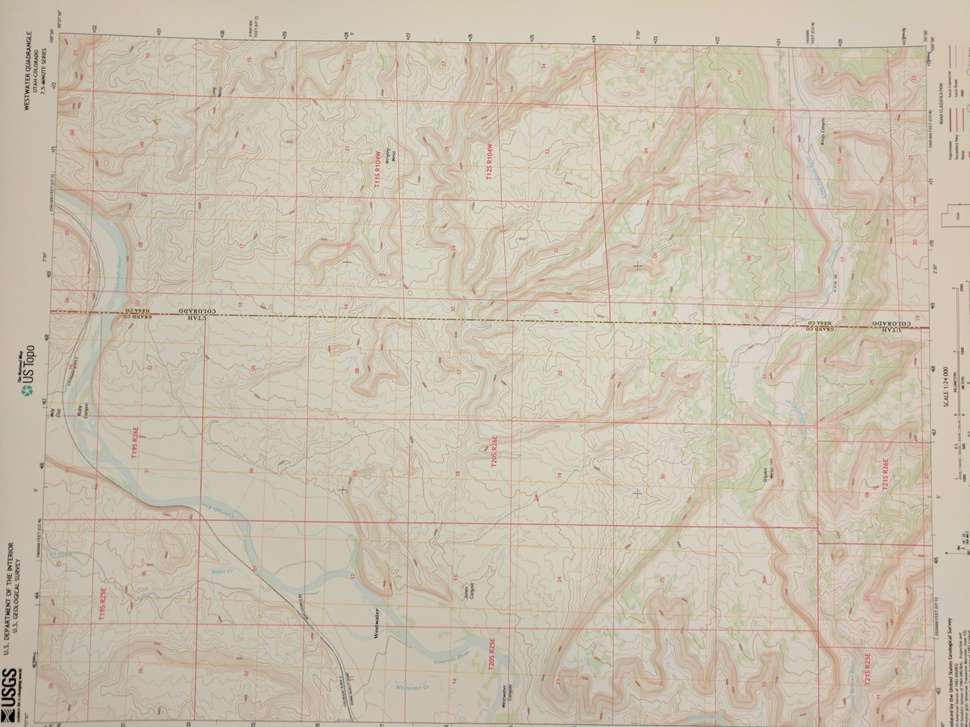
#> input picture WestwaterQuadrangle3.jpg, 970 x 727 px, shrunk from 4048 x 3036 before the run
$ python ImageProcess.py
#> lines starting #> are read from the running program, lines starting #| are printed output that depends on the picture
from PIL import Image
from PIL import ImageEnhance
from PIL import ImageFilter
import numpy
import math


print("Welcome to the TOPO Image processor")
print("Please type the file name of the TOPO image you would like to open")

inFileName = input()
#> the answer given: WestwaterQuadrangle3.jpg

print("\nOpening ", inFileName, " ...")

img = Image.open(inFileName).convert('L')
print(inFileName , " succesfully opened!")

print("\nNow converting image to greyscale")
#img.convert('L')
img.show()


pause = input("Press enter to enhance edges")

print("\nNow enhancing edges in TOPO image")
EdgeEnhancedImg = img.filter(ImageFilter.EDGE_ENHANCE_MORE)
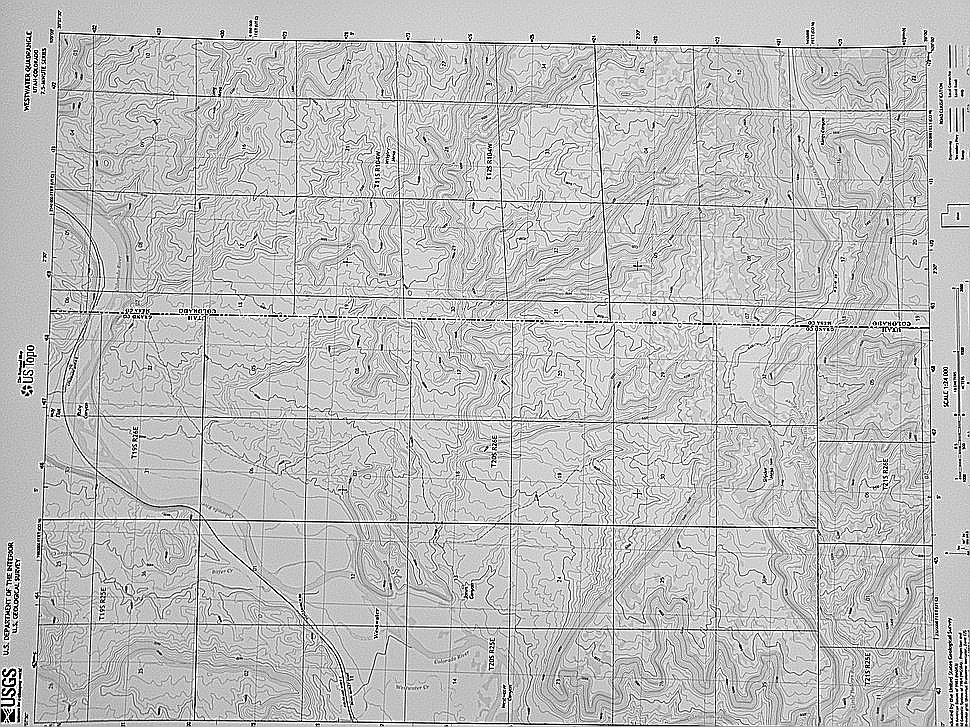
#> EdgeEnhancedImg: PIL image 970x727 L; min 0, max 255, mean 191
EdgeEnhancedImg.show()


print("\nNow applying convultion kernel to image")
pause = input("Press enter to begin Sobel x process")
SobelEdgeX = ImageFilter.Kernel((3,3),[-1,0,1,-1,0,1,-1,0,1],1)
TOPOSobelX = EdgeEnhancedImg.filter(SobelEdgeX)
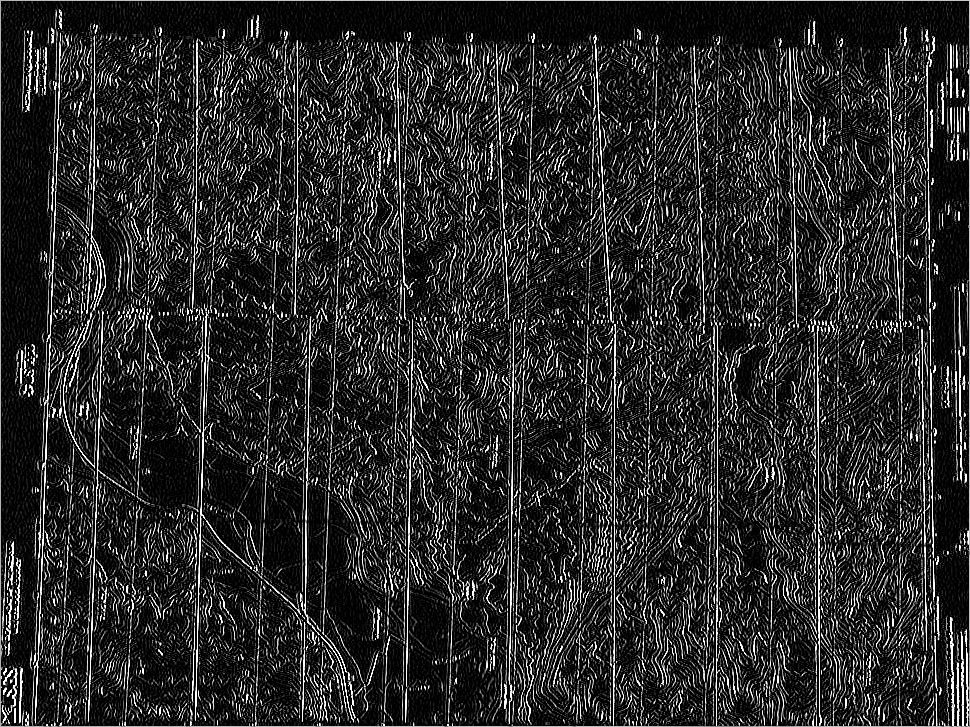
#> TOPOSobelX: PIL image 970x727 L; min 0, max 255, mean 41.7
print("Saving Sobel X image")
xWidth, xHeight = TOPOSobelX.size
#> xWidth = 970; xHeight = 727
sobXPix = TOPOSobelX.load()
for x in range(0, xWidth):
    for y in range(0, xHeight):
        if (sobXPix[x,y] < 100):
            sobXPix[x,y] = 0
TOPOSobelX.save('SobelX.jpg','jpeg')
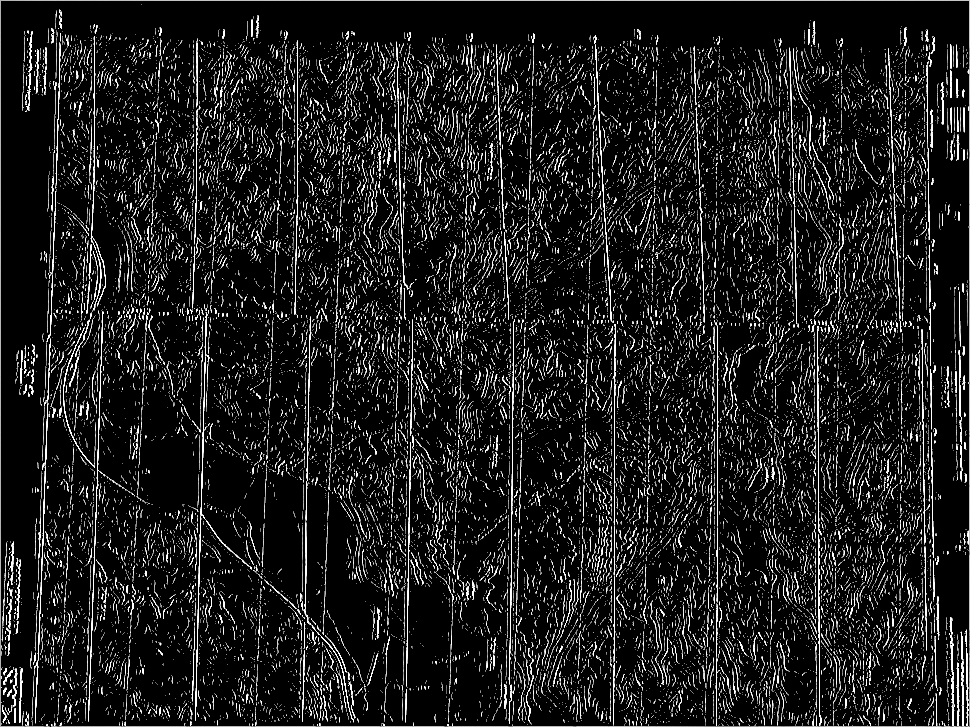
#> saved as SobelX.jpg: PIL image 970x727 L; min 0, max 255, mean 29.9
TOPOSobelX.show()

pause = input("Press enter to begin Sobel y process")
SobelEdgeY = ImageFilter.Kernel((3,3),[-1,-1,-1,0,0,0,1,1,1],1)
TOPOSobelY = EdgeEnhancedImg.filter(SobelEdgeY)
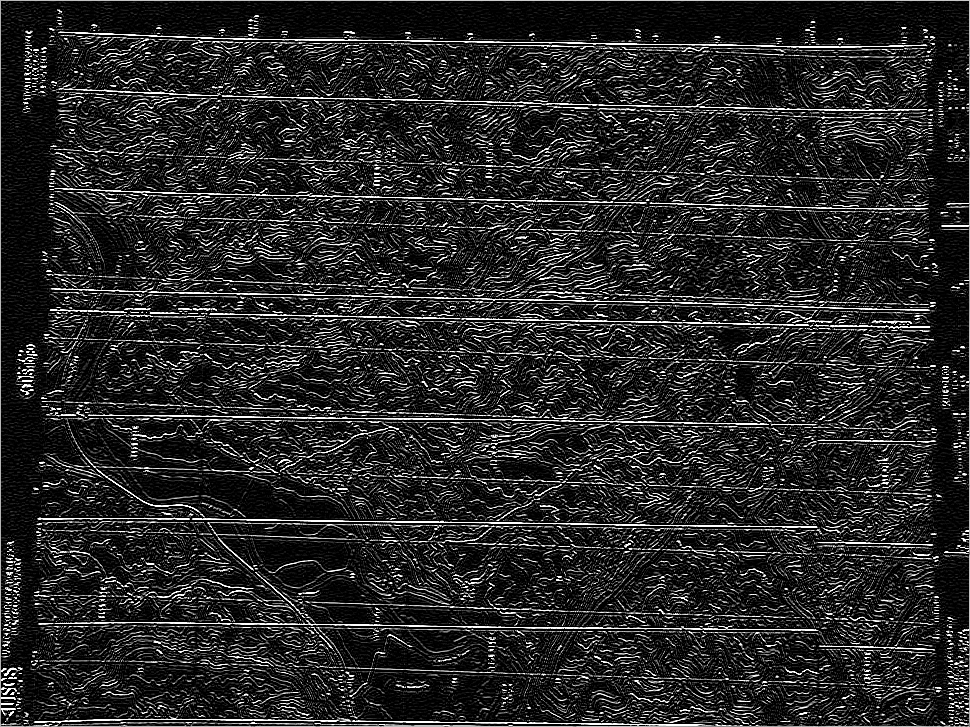
#> TOPOSobelY: PIL image 970x727 L; min 0, max 255, mean 39.7
print("Saving Sobel Y image")
yWidth, yHeight = TOPOSobelY.size
#> yWidth = 970; yHeight = 727
sobYPix = TOPOSobelY.load()
for x in range(0, yWidth):
    for y in range(0, yHeight):
        if (sobYPix[x,y] < 100):
            sobYPix[x,y] = 0
TOPOSobelY.save('SobelY.jpg','jpeg')
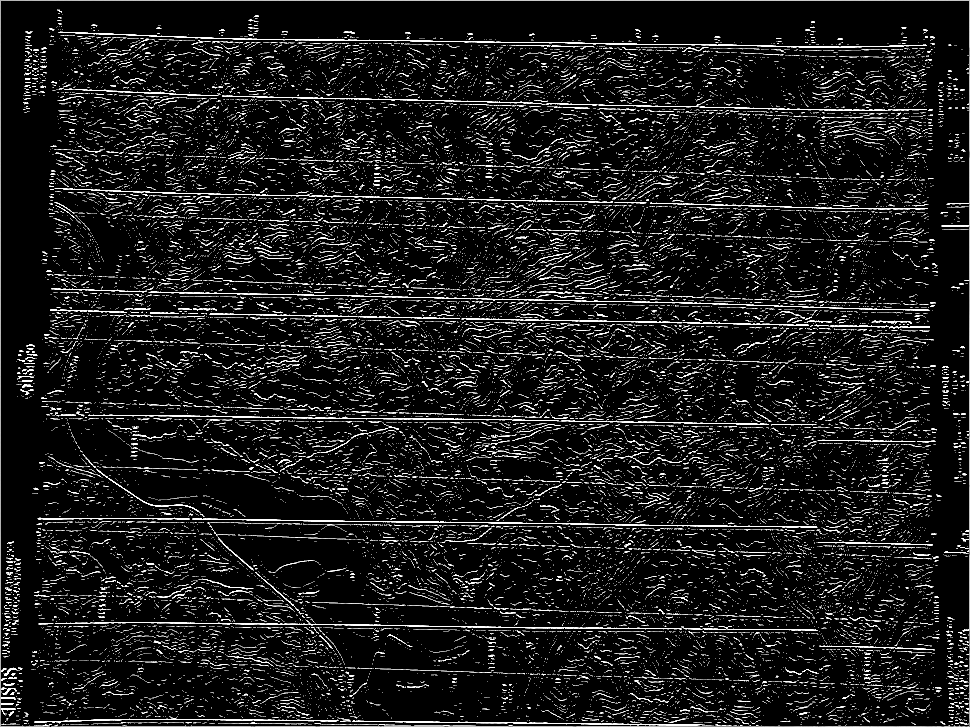
#> saved as SobelY.jpg: PIL image 970x727 L; min 0, max 255, mean 27.5
TOPOSobelY.show()


'''What if we ran non-maximal supression and our double-hystersis thresholding on the sobelx and y images?
could we get more precise SobelX and SobelY images that we could then use to get an overall edge magnitude on?'''


pause = input("Press enter to show created image")
width, height = img.size
#> width = 970; height = 727

#Now we need to create an overall Sobel Magnitude Image
SobMag = Image.new('L',(width,height))
#> SobMag: PIL image 970x727 L; every value is 0
XPixels = TOPOSobelX.load()
YPixels = TOPOSobelY.load()
MagPixels = SobMag.load();

suppressedMag = Image.new('L',(width,height))
suppressedPixels = suppressedMag.load()

#Magnitude image
for x in range(0,width):
    for y in range(0,height):
        MagPixels[x,y] = math.floor(math.sqrt(((XPixels[x,y])*(XPixels[x,y])) + ((YPixels[x,y]) * (YPixels[x,y]))))

#Non-maximal supression
for x in range(1,width - 1):
    for y in range(1,height - 1):
        yVal = YPixels[x,y]
        xVal = XPixels[x,y]
        if xVal == 0:
            theta = 0
        else:
            theta = (math.atan(yVal / xVal))*(180/math.pi)
        if theta >= 0 and theta <= 22.5:
            #Check (0,1) and (0,-1)
            if MagPixels[x,y] > MagPixels[x+1,y] and MagPixels[x,y] > MagPixels[x-1,y]:
                MagPixels[x,y] = MagPixels[x,y]
            else:
                suppressedPixels[x,y] = 0
        elif theta > 22.5 and theta <= 45:
            #Check (-1,1) and (1,-1)
            if MagPixels[x,y] > MagPixels[x-1,y+1] and MagPixels[x,y] > MagPixels[x+1,y-1]:
                MagPixels[x,y] = MagPixels[x,y]
            else:
                MagPixels[x,y] = 0
        elif theta > 45 and theta <= 67.5:
            #check (-1,1) and (1,-1)
            if MagPixels[x,y] > MagPixels[x-1,y+1] and MagPixels[x,y] > MagPixels[x+1,y-1]:
                MagPixels[x,y] = MagPixels[x,y]
            else:
                MagPixels[x,y] = 0
        elif theta > 67.5 and theta <= 90:
            #check (-1,0) and (1,0)
            if MagPixels[x,y] > MagPixels[x-1,y] and MagPixels[x,y] > MagPixels[x+1,y]:
                MagPixels[x,y] = MagPixels[x,y]
            else:
                MagPixels[x,y] = 0
        elif theta > 90 and theta <= 112.5:
            #check (-1,0) and (1,0)
            if MagPixels[x,y] > MagPixels[x-1,y] and MagPixels[x,y] > MagPixels[x+1,y]:
                MagPixels[x,y] = MagPixels[x,y]
            else:
                MagPixels[x,y] = 0
        elif theta > 112.5 and theta <= 135:
            #check (1,1) and (-1,-1)
            if MagPixels[x,y] > MagPixels[x+1,y+1] and MagPixels[x,y] > MagPixels[x-1,y-1]:
                MagPixels[x,y] = MagPixels[x,y]
            else:
                MagPixels[x,y] = 0
        elif theta > 135 and theta <= 157.5:
            #check (1,1) and (-1,-1)
            if MagPixels[x,y] > MagPixels[x+1,y+1] and MagPixels[x,y] > MagPixels[x-1,y-1]:
                MagPixels[x,y] = MagPixels[x,y]
            else:
                MagPixels[x,y] = 0
        elif theta > 157.5 and theta <= 180:
            #check (0,1) and (0,-1)
            if MagPixels[x,y] > MagPixels[x,y+1] and MagPixels[x,y] > MagPixels[x,y-1]:
                MagPixels[x,y] = MagPixels[x,y]
            else:
                MagPixels[x,y] = 0
        elif theta > 180 and theta <= 202.5:
            #check (0,1) and (0,-1)
            if MagPixels[x,y] > MagPixels[x,y+1] and MagPixels[x,y] > MagPixels[x,y-1]:
                MagPixels[x,y] = MagPixels[x,y]
            else:
                MagPixels[x,y] = 0
        elif theta > 202.5 and theta <= 225:
            #check (1,1) and (1,-1)
            if MagPixels[x,y] > MagPixels[x+1,y+1] and MagPixels[x,y] > MagPixels[x+1,y-1]:
                MagPixels[x,y] = MagPixels[x,y]
            else:
                MagPixels[x,y] = 0
        elif theta > 225 and theta <= 247.5:
            #check (1,1) and (1,-1)
            if MagPixels[x,y] > MagPixels[x+1,y+1] and MagPixels[x,y] > MagPixels[x+1,y-1]:
                MagPixels[x,y] = MagPixels[x,y]
            else:
                MagPixels[x,y] = 0
        elif theta > 247.5 and theta <= 270:
            #check (-1,0) and (1,0)
            if MagPixels[x,y] > MagPixels[x-1,y] and MagPixels[x,y] > MagPixels[x+1,y]:
                MagPixels[x,y] = MagPixels[x,y]
            else:
                MagPixels[x,y] = 0
        elif theta > 270 and theta <= 292.5:
            #check (-1,0) and (1,0)
            if MagPixels[x,y] > MagPixels[x-1,y] and MagPixels[x,y] > MagPixels[x+1,y]:
                MagPixels[x,y] = MagPixels[x,y]
            else:
                MagPixels[x,y] = 0
        elif theta > 292.5 and theta <= 315:
            #check (1,1) and (-1,-1)
            if MagPixels[x,y] > MagPixels[x+1,y+1] and MagPixels[x,y] > MagPixels[x-1,y-1]:
                MagPixels[x,y] = MagPixels[x,y]
            else:
                MagPixels[x,y] = 0
        elif theta > 315 and theta <= 337.5:
            #check (1,1) and (-1,-1)
            if MagPixels[x,y] > MagPixels[x+1,y+1] and MagPixels[x,y] > MagPixels[x-1,y-1]:
                MagPixels[x,y] = MagPixels[x,y]
            else:
                MagPixels[x,y] = 0
        else:
            #check (0,1) and (0,-1)
            if MagPixels[x,y] > MagPixels[x,y+1] and MagPixels[x,y] > MagPixels[x,y-1]:
                MagPixels[x,y] = MagPixels[x,y]
            else:
                MagPixels[x,y] = 0
        #print(theta)

suppressedMag.save('SuprMag.jpg','jpeg')


SobMag.save('Mag.jpg','jpeg')
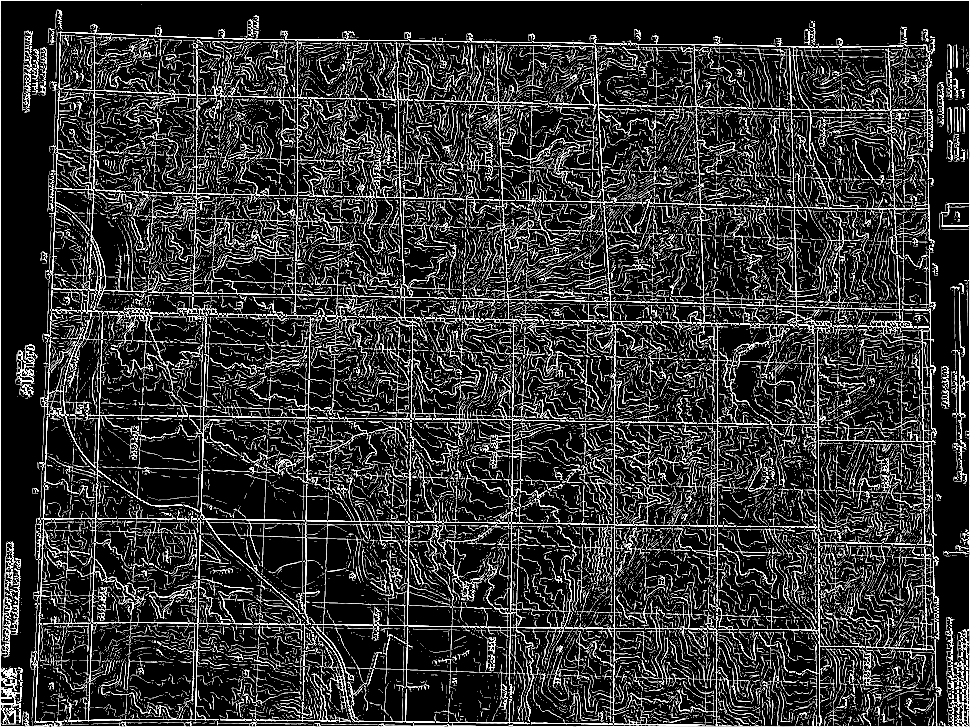
#> saved as Mag.jpg: PIL image 970x727 L; min 0, max 255, mean 52.1

SobMag.show()


#Now we need to apply the Canny Edge Detector
